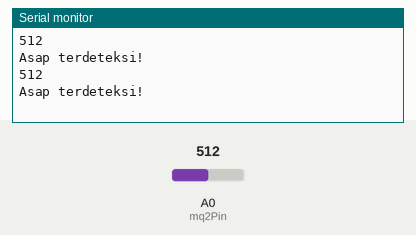
The sketch below on a simulated Arduino Uno, built with avr-gcc and run on an emulated ATmega328P. Shown: the last lines printed to the serial monitor. The test bench sets the inputs (shaded band); at power-on: A0 (mq2Pin) = 512.

Above: at 10.8 s.
10.9 s: A0 (mq2Pin) set to 314
At 20.3 s:
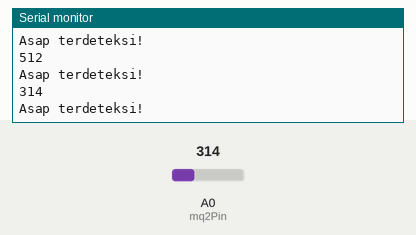
20.9 s: A0 (mq2Pin) set to 287
At 30.4 s:
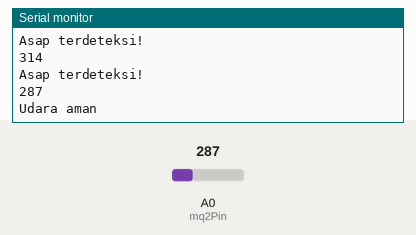
Timing chart, 0 to 31.9 s (numbered marks = the images above; inputs shaded):
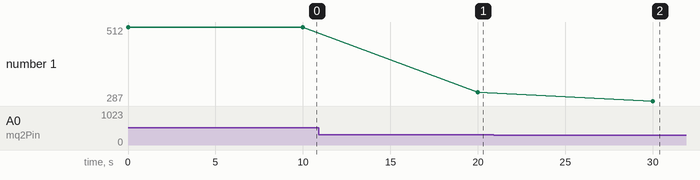

The sketch:

sensor_asap_mq2.ino
```cpp
int mq2Pin = A0;
int batasAsap = 300;

void setup() {
  Serial.begin(9600);
}

void loop() {
  int nilaiAsap = analogRead(mq2Pin);

  Serial.println(nilaiAsap);

  if (nilaiAsap > batasAsap) {
    Serial.println("Asap terdeteksi!");
  } else {
    Serial.println("Udara aman");
  }

  delay(10000);
}
```

Measured:
- the behaviour switches between 301 and 300 on A0 (mq2Pin) (found by bisection; images 1 and 2)
- after the input at 10.9 s, the serial monitor: prints a new line after 9.1 s (image 1)
- after the input at 20.9 s, the serial monitor: prints a new line after 9.1 s (image 2)
- plotted number 1: 512 → 314 after the input at 10.9 s, 314 → 287 after the input at 20.9 s
